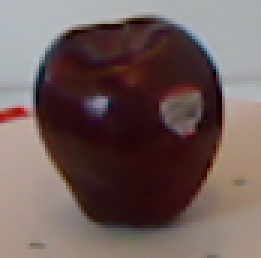
#> input picture data/apple_1/apple_1_1_128_crop.png, 87 x 86 px (shown 3 times larger); its folder holds only this picture in this run
$ jupyter execute --allow-errors fruit.ipynb   (shell and % lines are left out)   (older library calls are emulated)
#> lines starting #> are read from the running program, lines starting #| are printed output that depends on the picture
Dwiferdio Seagal Putra (1301154323)

### Import Library
Import seluruh library yang dibutuhkan seperti sckit-image, scikit-learn, pandas, numpy, matplotlib, os, dan glob

[cell 1]
import matplotlib.pyplot as plt
import numpy as np
from skimage import io
from skimage.feature import hog
from skimage.color import rgb2gray
from skimage.transform import resize
from sklearn.neighbors import KNeighborsClassifier
from sklearn.metrics import accuracy_score
import pandas as pd
import os
import glob

### Load Dataset
Load dataset pada folder data yang berada pada satu folder dengan notebook ini. Dataset yang digunakan yaitu dataset buah yang mempunyai 7 kelas yaitu apple, banana, lemon, lime, orange, peach, dan pear.

[cell 2]
def load_dataset(path):
#> called with path = '../data/'
    dataset = []
    label = []
    directory = glob.glob(os.path.join(path, '*'))

    for dir in directory:
        for roots, dirs, files, in os.walk(dir):
            for filename in files:
                if filename.endswith(".png"):
                    name = filename.split(sep='_')
                    image = io.imread(os.path.join(dir, filename))
#> image is the input picture: shape (86, 87, 3); mean R, G, B 111.1, 92.5, 90.1
                    dataset.append(image)
                    label.append(name[0])

    return dataset, label

Load dataset menggunakan fungsi yang telah didefinisikan sebelumnya yaitu load_dataset. Untuk berpindah direktori apabila dataset berada pada folder lain, cukup dengan mengganti variabel path.

[cell 3]
path = '../data/'
dataset, label = load_dataset(path)
#> dataset = 2 items; label = ['apple', 'apple']

Lakukan konversi python list ke dalam numpy array. Keuntungan dari konversi tersebut adalah dapat mengeksekusi fungsi-fungsi yang telah disediakan oleh numpy terkait array.

#> (a cell that did not finish here is left out)

Salah satu fungsi untuk mengetahui ukuran dari suatu array yaitu np.shape.

#> (a cell that did not finish here is left out)

#> (a cell that did not finish here is left out)

### Count dataset per label
Hitung keseluruhan dataset untuk setiap labelnya. Hasil perhitungan disimpan dan ditampilkan pada pandas DataFrame untuk mengetahui berapa banyak data gambar sesuai dengan labelnya.

[cell 7]
df = {}
count_apple = 0
count_banana = 0
count_lemon = 0
count_lime = 0
count_orange = 0
count_peach = 0
count_pear = 0
for i in range(len(dataset)):
    if label[i] == 'apple':
        count_apple = count_apple + 1
        df['apple'] = count_apple
    elif label[i] == 'banana':
        count_banana = count_banana + 1
        df['banana'] = count_banana
    elif label[i] == 'lemon':
        count_lemon = count_lemon + 1
        df['lemon'] = count_lemon
    elif label[i] == 'lime':
        count_lime = count_lime + 1
        df['lime'] = count_lime
    elif label[i] == 'orange':
        count_orange = count_orange + 1
        df['orange'] = count_orange
    elif label[i] == 'peach':
        count_peach = count_peach + 1
        df['peach'] = count_peach
    elif label[i] == 'pear':
        count_pear = count_pear + 1
        df['pear'] = count_pear
#> this loop made 2 passes
#> count_apple on passes 1 to 2: 1, 2
#> after the loop, count_apple = 2; count_banana = 0; count_lemon = 0; count_lime = 0; count_orange = 0; count_peach = 0; count_pear = 0; df = {'apple': 2}
df = pd.DataFrame(df, index=['count'])
#> df = table of 1 rows and 1 columns
df.transpose()
#> Out = table of 1 rows and 1 columns

### Show image in dataset array

Tampilkan gambar untuk masing-masing label.

[cell 8]
plt.subplot(241).set_title("apple")
plt.axis("off")
plt.imshow(dataset[0])
plt.subplot(242).set_title("banana")
plt.axis("off")
#> (the rest of this cell did not finish here and is left out)

### Shuffle Dataset

Acak dataset dengan labelnya agar classifer dapat melakukan proses learning dengan lebih dari 1 label. Jika tidak diacak, kemungkinan classifier hanya akan mempelajari data dari 1 label saja.

[cell 9]
shuffle_index = np.random.permutation(21287)
#> (the rest of this cell did not finish here and is left out)

### Image Descriptor
Ekstraksi ciri dilakukan untuk mendapatkan ciri tertentu dari suatu gambar. Ekstraksi ciri yang pertama menggunakan HoG yaitu Histogram of Gradient. HoG melakukan ekstraksi ciri dan menghasilkan ciri dari bentuk gambar tersebut. Sebelum melakukan ekstraksi ciri, gambar dipreprocessing terlebih dahulu. Hasil preprocessing tersebut berupa gambar yang berukuran 72x72 dan berwarna keabuan.

[cell 10]
def preprocessing(image):
    # convert image to grayscale
    gray_image = rgb2gray(image)
    # resize image into 72x72 pixels
    gray_image = resize(gray_image, (72, 72))
    return gray_image

Definisikan modifikasi dari fungsi HoG dengan parameter-parameter yang telah ditentukan.

[cell 11]
def extract_using_hog(image):
    fd, hog_image = hog(image, orientations=8, pixels_per_cell=(16, 16),
                        cells_per_block=(1, 1), visualize=True, multichannel=False)
    return fd, hog_image

Preprocessing gambar.

[cell 12]
data_grey = []
for j in range(len(dataset)):
    data_prep = preprocessing(dataset[j])
    data_grey.append(data_prep)
#> this loop made 2 passes
#> pass 1, in preprocessing, `gray_image = rgb2gray(image)`:
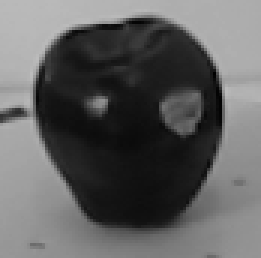
#> gray_image: shape (86, 87) float64 (shown 3 times larger); min 0.00339, max 0.739, mean 0.378
#> pass 1, in preprocessing, `gray_image = resize(gray_image, (72, 72))`:
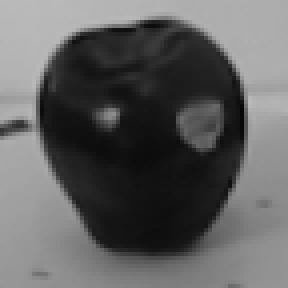
#> gray_image: shape (72, 72) float64 (shown 4 times larger); min 0.0214, max 0.732, mean 0.378
#> pass 2, in preprocessing (call 2), `gray_image = rgb2gray(image)`:
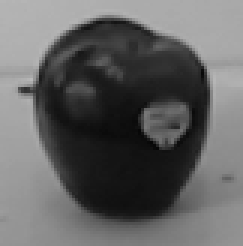
#> gray_image: shape (82, 81) float64 (shown 3 times larger); min 0.0245, max 0.726, mean 0.388
#> pass 2, in preprocessing (call 2), `gray_image = resize(gray_image, (72, 72))`:
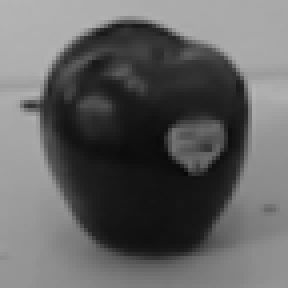
#> gray_image: shape (72, 72) float64 (shown 4 times larger); min 0.0311, max 0.71, mean 0.388
#> after the loop, data_grey = 2 items

[cell 13]
data_grey = np.asarray(data_grey)

Tampilkan salah satu gambar dari hasil preprocessing.

[cell 14]
plt.imshow(data_grey[0], cmap=plt.cm.gray)
plt.show()

Setelah dilakukan preprocessing, gambar diekstraksi cirinya dengan menggunakan HoG.

[cell 15]
fd = []
hog_image = []
for k in range(len(data_grey)):
    temp, temp_image = extract_using_hog(data_grey[k])
    fd.append(temp)
    hog_image.append(temp_image)
#> this loop made 2 passes
#> pass 1, in extract_using_hog, `fd, hog_image = hog(image, orientations=8, pixels_per_cell=(16, 16), c..`:
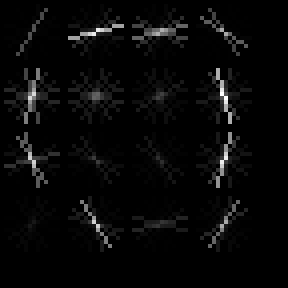
#> hog_image: shape (72, 72) float64 (shown 4 times larger); min 0, max 0.0896, mean 0.0027; drawn with min black and max white
#> pass 2, in extract_using_hog (call 2), `fd, hog_image = hog(image, orientations=8, pixels_per_cell=(16, 16), c..`:
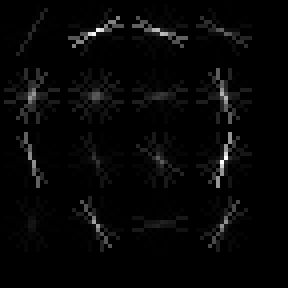
#> hog_image: shape (72, 72) float64 (shown 4 times larger); min 0, max 0.103, mean 0.00253; drawn with min black and max white
#> after the loop, fd = 2 items; hog_image = 2 items

[cell 16]
fd = np.asarray(fd)
hog_image = np.asarray(hog_image)

Tampilkan salah satu gambar hasil ekstraksi ciri.

[cell 17]
plt.subplot(121)
#> (the rest of this cell did not finish here and is left out)

### Classify Image
Hasil ekstraksi ciri tersebut lalu diklasifikasikan menggunakan classifier. Salah satu classifier yang digunakan yaitu kNN. Sebelum proses klasifikasi dilakukan, pisahkan dataset menjadi 2 bagian yaitu data train dan test.

[cell 18]
data_train, data_test, label_train, label_test = fd[:20000], fd[20000:], label[:20000], label[20000:]
#> data_test = empty array; label_train = ['apple', 'apple']; label_test = []
